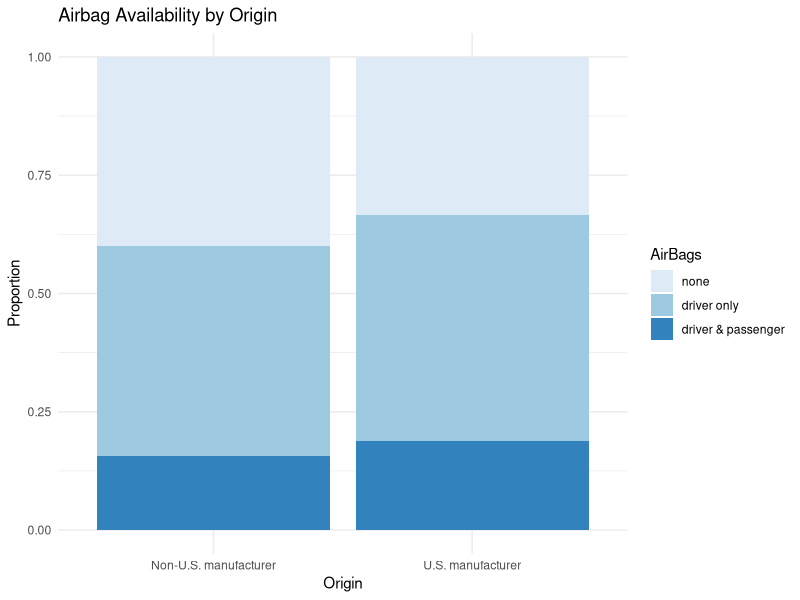

Recreate this plot in R.
# ==============================================================================
# SCRIPT 5: CHI-SQUARE TEST OF INDEPENDENCE
# Research Question 3: Association between Origin and Airbags
# ==============================================================================

# Load data (ensure previous cleaning script has run)
cars_data <- read.csv("cleaned_93Cars.csv", stringsAsFactors = TRUE)

# *Re-apply Factor Order for Cylinders* (CSV does not store factor order metadata)
cars_data$NumberOfCylinders <- factor(cars_data$NumberOfCylinders, 
                                      levels = c("3", "4", "5", "6", "8", "rotary"))

# *Re-apply Factor Order for AirBags (Ordinal Variable)*
# Hierarchy: none < driver only < driver & passenger
cars_data$AirBags <- factor(cars_data$AirBags, 
                            levels = c("none", "driver only", "driver & passenger"), 
                            ordered = TRUE)

print(">>> RQ3: AirBags vs. Domestic <<<")

# --- 1. CONTINGENCY TABLE ---
# Create the observed frequency table
# Slide 29: We start by creating a contingency table (crosstab)
observed_table <- table(cars_data$AirBags, cars_data$Domestic)
print("--- Observed Frequencies ---")
print(observed_table)

# --- 2. VISUALIZATION (Stacked Bar Plot) ---
library(ggplot2)
p3 <- ggplot(cars_data, aes(x = Domestic, fill = AirBags)) +
  geom_bar(position = "fill") + # "fill" creates a 100% stacked bar
  labs(title = "Airbag Availability by Origin", 
       y = "Proportion", x = "Origin") +
  theme_minimal() +
  scale_fill_brewer(palette = "Blues")
print(p3)

# --- 3. CHI-SQUARE TEST ---
# H0: Variables are Independent (No association).
# H1: Variables are Dependent (Association exists).
chisq_res <- chisq.test(observed_table)

print("--- Pearson's Chi-squared Test ---")
print(chisq_res)

# --- 4. CHECK ASSUMPTIONS (Expected Counts) ---
# Slide 30: Warning appears if expected frequencies < 5.
print("--- Expected Frequencies ---")
print(round(chisq_res$expected, 2))

# --- 5. FISHER'S EXACT TEST (If Assumption Violated) ---
# Slide 31: Use Fisher's test if Chi-square assumption is violated (counts < 5).
if(any(chisq_res$expected < 5)) {
  print("--- Assumption Violated (Expected < 5). Running Fisher's Exact Test... ---")
  fisher_res <- fisher.test(observed_table)
  print(fisher_res)
} else {
  print("--- Assumptions met. Fisher's test not strictly necessary but shown for completeness. ---")
  print(fisher.test(observed_table))
}
